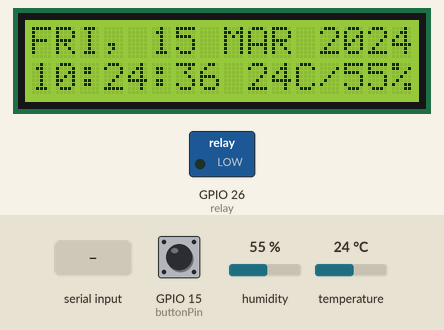
This sketch was run on a simulated ESP32. Parts: 16×2 character LCD, switched loads named in the sketch (green lamp = pin HIGH). Inputs (shaded band) come from the test bench; at power-on: GPIO 15 (buttonPin) LOW, humidity 55 %, temperature 24 °C. WiFi joins after 1.5 s; servers stay silent unless stated; network time is answered at once with the bench clock; the local clock reads 2024-03-15 10:24:30 at power-on unless the sketch sets it; nothing arrives over Bluetooth unless stated; what the sketch prints to the serial monitor is not drawn.

Above: at 6.9 s.
7.0 s: GPIO 15 (buttonPin) pulled HIGH for 0.7 s
At 7.9 s:
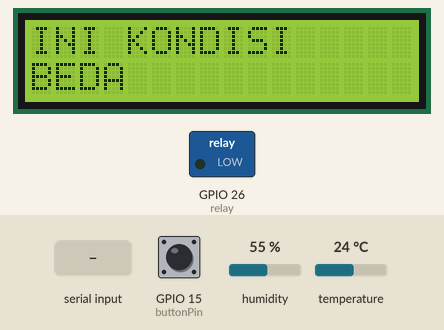
9.2 s: "b\n" received over the second serial link
At 9.8 s:
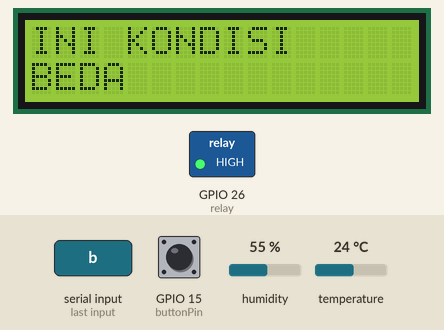
11.0 s: GPIO 15 (buttonPin) pulled HIGH for 1 s
At 12.7 s:
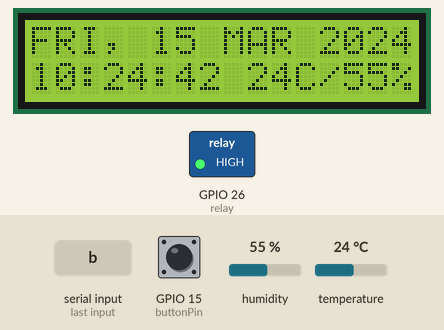
16.5 s: humidity set to 22 %
At 18.0 s:
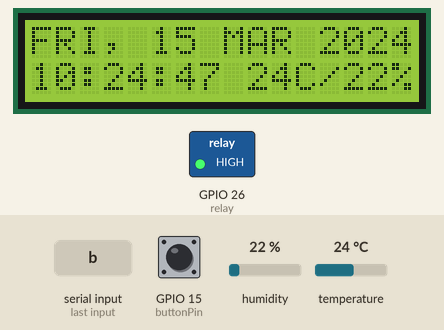
19.9 s: temperature set to 12 °C
At 21.9 s:
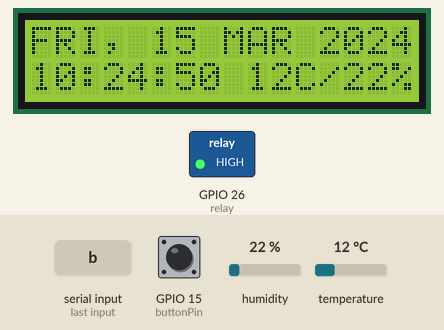
23.6 s: "a\n" received over the second serial link
At 25.6 s:
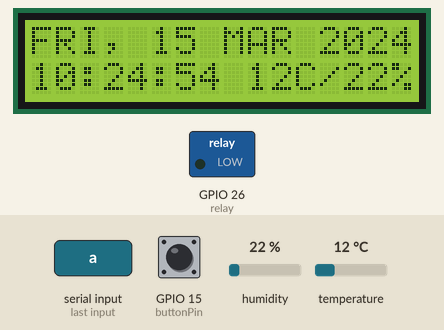
Timing chart, 0 to 26.9 s (numbered marks = the images above; inputs shaded):
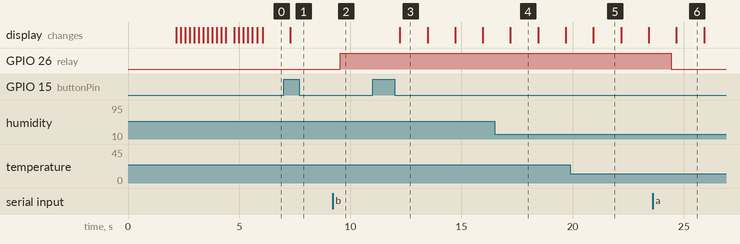

Measured:
- after the input at 7.0 s, the display: changes after 0.30 s (image 1)
- after the input at 9.2 s, GPIO 26 (relay): LOW → HIGH after 0.34 s
- after the input at 11.0 s, the display: changes after 1.2 s (image 3)
- after the input at 23.6 s, GPIO 26 (relay): HIGH → LOW after 0.83 s
- what the display in image 3 shows lasts 1.3 s, from 12.2 s to 13.5 s

The sketch:

digital_clock.ino
```cpp
#include <DHTesp.h>
#include <NTPClient.h>
#include <WiFi.h>
#include <LiquidCrystal_I2C.h>
#include "BluetoothSerial.h"

//Bluetooth
BluetoothSerial SerialBT;

//API ThingSpeak
WiFiClient client;
String apiKey = "RPAQ5YHE9R4TWSNP";
const char* server = "api.thingspeak.com";

//ssid dan pass
const char *ssid     = "rozin";
const char *password = "13217040";

//location for indonesia GMT+7
const long utcOffsetInSeconds = 25200;

//array for day and month
char daysOfTheWeek[7][12] = {"SUN", "MON", "TUE", "WED", "THU", "FRI", "SAT"};
char months[12][12] = {"JAN", "FEB", "MAR", "APR", "MAY", "JUN", "JUL", "AUG", "SEP", "OCT", "NOV", "DEC"};

//type of LCD
LiquidCrystal_I2C lcd(0x3F, 16, 2);

//Define NTP client to get time and date
WiFiUDP ntpUDP;
NTPClient timeClient(ntpUDP, "pool.ntp.org", utcOffsetInSeconds);

//DHT11
DHTesp dht;

//Push Button
const int buttonPin = 15;
int buttonState = 0;
int temp= 1;

//Relay
int relay=26;
char kondisi;

void setup(){
  Serial.begin(115200); //inisiasi serial
  pinMode(buttonPin, INPUT); //inisiasi button
  pinMode(relay, OUTPUT); //inisiasi relay
  SerialBT.begin("ESP32Rozin"); //Bluetooth device name

  WiFi.begin(ssid, password); //inisiasi wifi

  lcd.begin(16,2);
  lcd.init();
  lcd.backlight();
  dht.setup(27, DHTesp::DHT11);


  //connect to wifi
  while ( WiFi.status() != WL_CONNECTED ) {
    lcd.setCursor(5,0);
    lcd.print ( "TRYING" );
    lcd.setCursor(0,1);
    lcd.print ( "CONNECT TO WIFI!" );
    delay (1000);
  }

  timeClient.begin(); //inisiasi NTP client
  timeClient.setTimeOffset(25200); //set sesuai location indonesia


  lcd.clear();
  lcd.setCursor(0,0);
  lcd.print("R");delay(200); lcd.print("O");delay(200);
  lcd.print("Z");delay(200); lcd.print("I");delay(200);
  lcd.print("N");delay(200);

  lcd.setCursor(0,1);
  lcd.print("D");delay(200); lcd.print("I");delay(200);
  lcd.print("G");delay(200); lcd.print("I");delay(200);
  lcd.print("T");delay(200); lcd.print("A");delay(200);
  lcd.print("L");delay(200); lcd.print(" ");delay(200);
  lcd.print("C");delay(200); lcd.print("L");delay(200);
  lcd.print("O");delay(200); lcd.print("C");delay(200);
  lcd.print("K");delay(200);
  lcd.clear();
}

void loop() {

  int h = dht.getHumidity();
  int t = dht.getTemperature();

  //kondisi button
  buttonState = digitalRead(buttonPin);
  if (buttonState == HIGH) {
    //Serial.println("Ditekan");
    temp=!temp;
  } else {
    //Serial.println("Tidak ditekan");
  }

  if ( WiFi.status() == WL_CONNECTED ) {

    //komunikasi bluetooth relay
    kondisi=(char)SerialBT.read();
    Serial.println(kondisi);
    if (SerialBT.available()) {
      if(kondisi=='a'){
        digitalWrite(relay,LOW);
      }else if(kondisi=='b'){
        digitalWrite(relay,HIGH);
      }
    }

    if ((h<100)&& (t<100)){
      if(client.connect(server, 80)){
        String postStr= apiKey;
        postStr += "&field1=";
        postStr += String(t);
        postStr += "&field2=";
        postStr += String(h);
        postStr += "\r\n\r\n";
        client.print("POST /update HTTP/1.1\n");
        client.print("Host: api.thingspeak.com\n");
        client.print("Connection: close\n");
        client.print("X-THINGSPEAKAPIKEY: "+apiKey+"\n");
        client.print("Content-Type: application/x-www-form-urlencoded\n");
        client.print("Content-Length: ");
        client.print(postStr.length());
        client.print("\n\n");
        client.print(postStr);
      }
    }

    //Saat ditekan dan temp HIGH
    if(temp==HIGH){
      //digitalWrite(relay,LOW);
      //Serial.println("temp 1");
      if ((h<100)&& (t<100)){
        //Serial.println(t);
        //Serial.println(h);
        lcd.setCursor(8,1);
        lcd.print(" ");
        lcd.print(t);
        lcd.print("C/");
        lcd.setCursor(13,1);
        lcd.print(h);
        lcd.print("%");
      }
      timeClient.update();

      unsigned long epochTime = timeClient.getEpochTime(); //get epochtime

      //Serial.print(daysOfTheWeek[timeClient.getDay()]);
      // Serial.print(", ");
      // Serial.println(timeClient.getFormattedTime());

      lcd.setCursor(0, 0);
      lcd.print(daysOfTheWeek[timeClient.getDay()]); //show day
      lcd.print(", ");
      struct tm *ptm = gmtime ((time_t *)&epochTime);

      int monthDay = ptm->tm_mday;
      int currentMonth = ptm->tm_mon+1;
      String currentMonthName = months[currentMonth-1];
      int currentYear = ptm->tm_year+1900;

      String currentDate = String(monthDay)+ " " + String(currentMonthName) + " " + String(currentYear) + " " ;
      //Serial.println(currentDate);
      lcd.print(currentDate); //show date month year

      lcd.setCursor(0, 1);
      lcd.print(timeClient.getFormattedTime()); //show time

   //Saat ditekan temp jadi LOW
   }else{
      //digitalWrite(relay,HIGH);
      lcd.clear();
      lcd.setCursor(0,0);
      lcd.print("INI KONDISI");
      lcd.setCursor(0,1);
      lcd.print("BEDA");
      //Serial.println(relay);
      //Serial.println("temp 0");
   }
   client.stop();

 //Kondisi saat connection hilang
 }else{
    lcd.setCursor(0, 0);
    lcd.print("CONNECTION LOST!!");
    lcd.setCursor(0, 1);
    lcd.print("CONNECTION LOST!!");
  }

  delay(1000);
}
```
